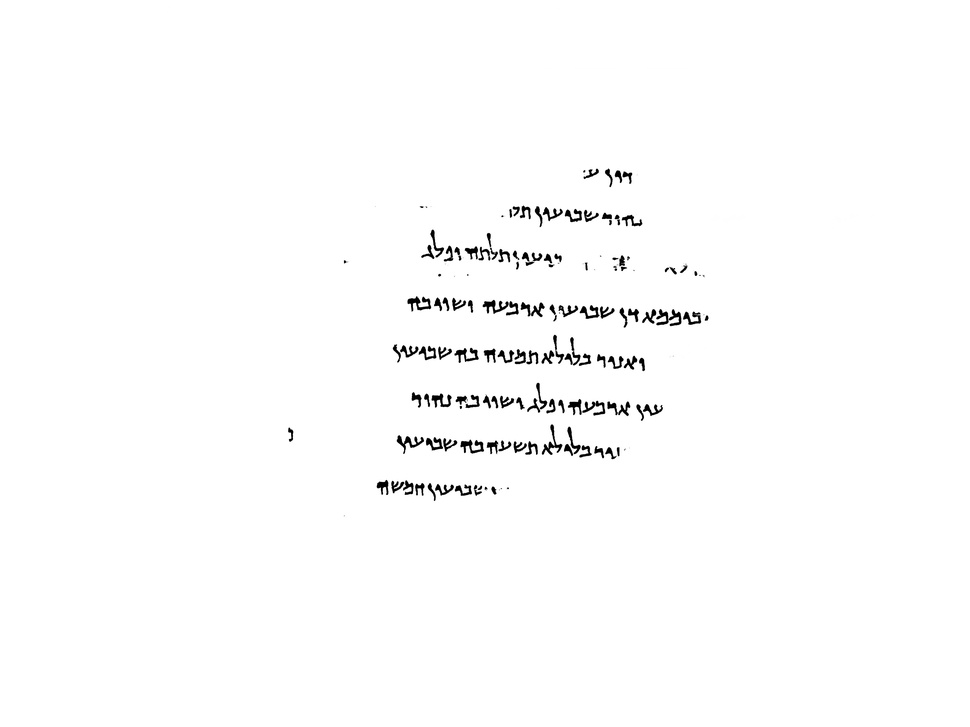
#> input picture test.jpg, 970 x 727 px, shrunk from 3608 x 2706 before the run
$ python shredder.py --image_path test.jpg
#> lines starting #> are read from the running program, lines starting #| are printed output that depends on the picture; after the words box and inside, x2 and y2 are one past the last pixel; in counts of white or black regions, pixels touching at a corner belong together
import argparse
import os
from typing import Tuple
from PIL import Image, ImageOps
import numpy as np
from numpy.core.fromnumeric import ndim, trace
from numpy.lib.arraysetops import unique
from scipy import ndimage
from scipy.spatial.distance import cdist
import matplotlib.pyplot as plt

class Shredder:
    """Implementation of "Handwritten Text Line Segmentation by Shredding Text
    into its Lines" by Anguelos Nicolaou and Basilis Gatos (2009; doi:10/b5wsx6)
    """
    def __init__(self,
                 image_path: str,
                 debug: bool = False,
                 output_path: str = "./") -> None:
        """Initialize the line shredder

        Args: image_path (str): the path of the image to segment lines of debug
            (bool, optional): Whether to enable debug mode. Defaults to False.
            output_path (str, optional): Where to save debug images to. Defaults
            to "./".
        """
        # Set debug settings
        self.debug = debug
        self.__print_debug("Setting up...")
        self.output_path = output_path
        self.im_counter = 0  # for labeling image order
        if debug:
            os.makedirs(self.output_path, exist_ok=True)

        # Open the image, convert it to a numpy array and make sure it is binary
        self.image = self.__prepare_image(image_path)

        # 2.1 Preprocessing

        # Label the connected components
        self.__print_debug("Labeling connected components...")
        self.components, self.n_components = ndimage.label(self.image)

        # Find the letter height and define the blurring window
        self.__print_debug("Finding letter height...")
        self.letter_height = self.__find_letter_height()
        self.blur_width = (self.letter_height * 4.0).astype(int)
        self.blur_height = (self.letter_height * 1.0).astype(int)

        # Blur the image (B(x, y))
        self.__print_debug("Blurring image...")
        self.blurred_image = self.__blur_image()

    def shred(self) -> Tuple[int, np.ndarray]:
        """Labels all connected components in an image as belonging to a line.

        Returns:
            Tuple[int, np.ndarray]: A labeled image and the number of labels.
        """

        # 2.2.1 Tracing line areas (LA(x, y))
        self.__print_debug("Generating white path traces...")
        line_areas = self.__generate_traces()

        # 2.2.2 Labeling line areas (LLA(x, y))
        self.__print_debug("Labeling line areas...")
        n_lines, labeled_line_areas = self.__get_lla(line_areas)

        # 2.2.3 Tracing line centers (LC(x, y))
        self.__print_debug("Generating black path traces...")
        line_centers = self.__generate_traces(invert=True)

        # 2.2.4 Labeling line centers
        self.__print_debug("Labeling line centers...")
        labeled_line_centers = self.__get_llc(labeled_line_areas, line_centers,
                                              n_lines)

        # 2.3.1 Assigning to line centers
        self.__print_debug("Separating lines, pass 1...")
        result_line_centers = self.__separate_lines(n_lines, labeled_line_centers)

        # 2.3.2 Assigning to line areas
        self.__print_debug("Separating lines, pass 2...")
        result_line_areas = self.__separate_lines(n_lines, labeled_line_areas)

        # The original paper adds the results from 2.3.2 directly to RES(x,y),
        # but for us it is more convenient to do the adding here
        intermediate_result = result_line_areas + result_line_centers

        # 2.3.3 Assigning remaining pixels
        result_final = self.__assign_remaining(n_lines, intermediate_result, labeled_line_areas)

        return n_lines, result_final

    def __prepare_image(self, image_path: str) -> np.ndarray:
        # Prepare the image
#> called with image_path = 'test.jpg'
        image = Image.open(image_path)
#> image is the input picture: PIL image 970x727 L; min 0, max 255, mean 252.1
        # make sure we're in grayscale
        image = ImageOps.grayscale(image)
        # Convert to numpy array
        np_image = np.asarray(image)
        # Convert to binary; 255 is white, 0 is black.
        # We want ones where the image is black
        np_image_binarized = np.where(np_image < 127, 1, 0)
#> np_image_binarized: shape (727, 970) int64; values 0 (black) and 1 (white), 1.1% white in thin lines or dots, all inside (x1, y1, x2, y2) = (288, 169, 708, 501)

        if self.debug:
            output = Image.fromarray(
                (np_image_binarized * 255).astype(np.uint8))
            output.save(
                os.path.join(self.output_path,
                             f"{self.im_counter}_binarized_image.png"))
            self.im_counter += 1

        # rotate the image by 180 degrees by mirroring horizontally and
        # vertically
        rotated = np.flip(np_image_binarized)
#> rotated: shape (727, 970) int64; values 0 (black) and 1 (white), 1.1% white in thin lines or dots, all inside (x1, y1, x2, y2) = (262, 226, 682, 558)
#> in __init__, `self.components, self.n_components = ndimage.label(self.image)`:
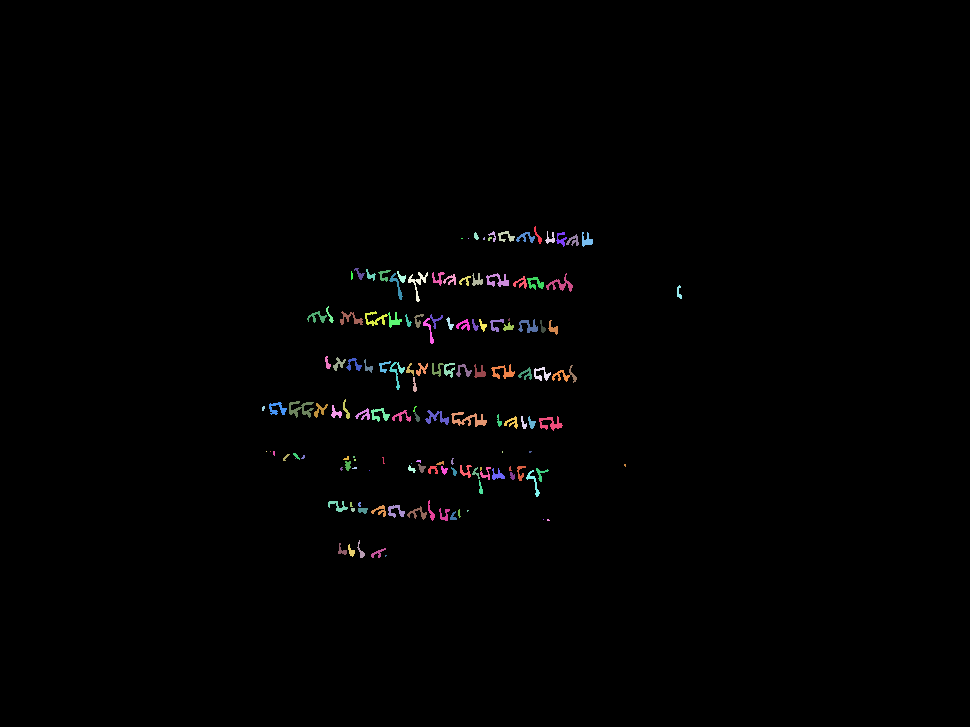
#> self.components: shape (727, 970) int32; 144 distinct labels, from 0 to 143; one colour per label, 0 black
#> in __init__, `self.components, self.n_components = ndimage.label(self.image)`: self.n_components = 143

        return rotated  # np_image_binarized

    def __find_letter_height(self) -> float:
        """Finds the average letter height based on the average height of the
        connected components

        Returns:
            float: the average letter height in pixels
        """
        slices = ndimage.find_objects(self.components)
#> slices = 143 items
        heights = np.zeros(self.n_components)

        for i, s in enumerate(slices):
            height, _ = self.components[s].shape
            heights[i] = height
#> this loop made 143 passes
#> height on passes 1 to 8: 18, 11, 11, 13, 8, 11, 15, 15
#> after the loop, heights = 143 values, max 30 at index 18, min 1 at index 11, mean 10.97
#> in __init__, `self.letter_height = self.__find_letter_height()`: self.letter_height = 10.97
#> in __init__, `self.blur_width = (self.letter_height * 4.0).astype(int)`: self.blur_width = 43
#> in __init__, `self.blur_height = (self.letter_height * 1.0).astype(int)`: self.blur_height = 10

        return np.mean(heights)

    def __blur_image(self) -> np.ndarray:
        """Blurs the image with the given blur window.

        Returns:
            np.ndarray: The blurred image
        """

        # Use a uniform filter as a fast blur operator
        # This is different from the paper!
        blurred_image = ndimage.uniform_filter(self.image.astype(np.float64),
                                               size=(self.blur_height,
                                                     self.blur_width))

        if self.debug:
            # increase range so blurred image is visible
            output = np.interp(blurred_image,
                               (blurred_image.min(), blurred_image.max()),
                               (0, 255))
            output = Image.fromarray(output.astype(np.uint8))
            output.save(
                os.path.join(self.output_path,
                             f"{self.im_counter}_binarized_image_blurred.png"))
            self.im_counter += 1

        return blurred_image

    def __generate_traces(self, invert: bool = False) -> np.ndarray:
        """Generates a set of traces.

        Args: invert (bool, optional): Whether to invert the image before
            generating the tracers. Defaults to False.

        Returns: np.ndarray: A binary image containing the tracers.
        """
#> called with invert = False

        # k cannot be higher than the max y, x corresponds to image x
        max_y, max_x = self.blurred_image.shape

        # used for calculating the tracers
        offset = self.blur_height // 2
#> offset = 5

        # Blurred image, possibly inverted
        if invert:
            source_image = 255 - self.blurred_image
        else:
            source_image = self.blurred_image

        # Precompute tracers. Results in a (x × k) array, where k indicates the
        # kth tracer
        tracers = np.empty_like(self.image)

        # initialize all x == 0 to y
        tracers[:, 0] = np.arange(max_y)
#> tracers: shape (727, 970) int64; 727 distinct labels, from 0 to 726

        for x in range(max_x):
            if x > 0:
                prev = tracers[:, x - 1]

                # calculate lhs y and bound it in [0, max_y)
                lhs_y = np.clip(prev + offset, 0, max_y - 1)
                lhs = source_image[lhs_y, x]

                # # calculate rhs y and bound it in [0, max_y)
                rhs_y = np.clip(prev - offset, 0, max_y - 1)
                rhs = source_image[rhs_y, x]

                tracers[:, x] = np.where(lhs > rhs, prev - 1,
                                         np.where(lhs < rhs, prev + 1, prev))
#> tracers: shape (727, 970) int64; 727 distinct labels, from 0 to 726

        # Prepare image to save traces to
        traces = np.empty_like(self.image)

        # Calculate tracers (vectorized)
        for x in range(max_x):
            col_k_values = tracers[:, x]
            col_y_values = np.arange(0, max_y)
            if invert:
                traces[:, x] = np.where(np.isin(col_y_values, col_k_values), 1,
                                        0)
            else:
                traces[:, x] = np.where(np.isin(col_y_values, col_k_values), 0,
                                        1)
#> traces: shape (727, 970) int64; values 0 (black) and 1 (white), 30.5% white; 7 white regions, largest, box (x1, y1, x2, y2) and area: (307, 491, 970, 568) 40394, (245, 442, 970, 506) 40104, (304, 347, 970, 400) 29617

        # If necessary, save intermediary debug images
        if self.debug:
            # array of k values
            output_1 = Image.fromarray(
                np.interp(tracers, (tracers.min(), tracers.max()),
                          (0, 255)).astype(np.uint8))

            if invert:
                is_inverted = "_inverted"
            else:
                is_inverted = ""

            output_1.save(
                os.path.join(
                    self.output_path,
                    f"{self.im_counter}_tracer_helper{is_inverted}.png"))
            self.im_counter += 1

            # tracers
            output_2 = Image.fromarray(
                (np.interp(traces, (traces.min(), traces.max()),
                           (0, 255))).astype(np.uint8))
            output_2.save(
                os.path.join(self.output_path,
                             f"{self.im_counter}_tracers{is_inverted}.png"))
            self.im_counter += 1

        # Return traces
        return traces

    def __get_lla(self, line_areas: np.ndarray) -> Tuple[int, np.ndarray]:
        """Assigns labels to lines

        Args: line_areas (np.ndarray): The line areas resulting from tracing the
            interline spacing

        Returns: Tuple[int, np.ndarray]: The number of lines and the labeled
            image.
        """

        # find connected components
        labels, n_lines = ndimage.label(line_areas)
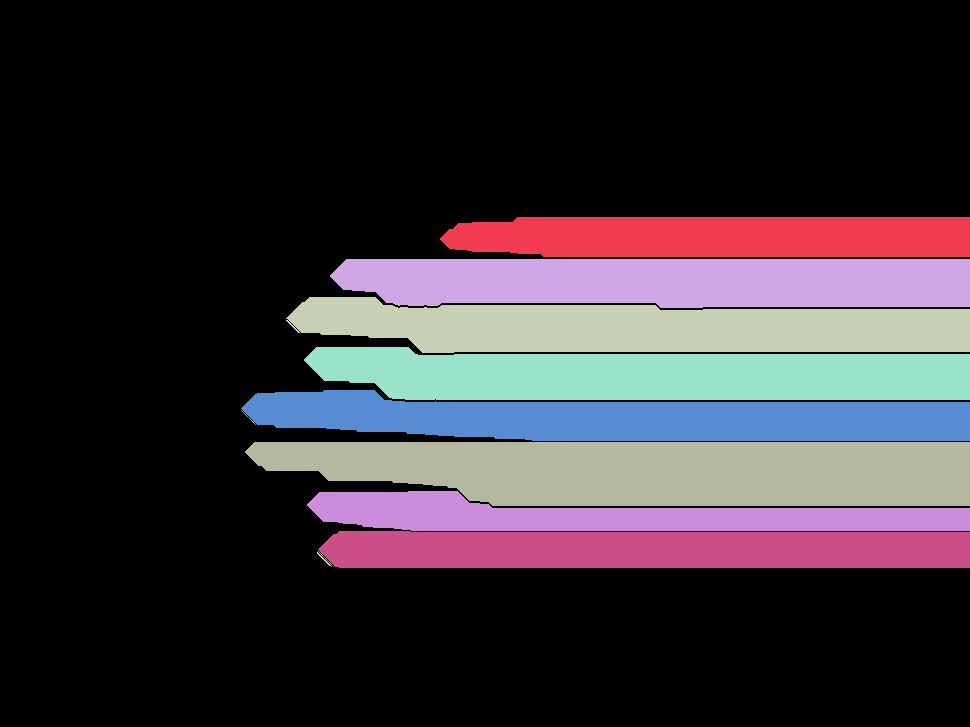
#> labels: shape (727, 970) int32; 43 distinct labels, from 0 to 42; one colour per label, 0 black
#> n_lines = 42

        # set minimum pixel count
        min_pix_count = self.letter_height**2
#> min_pix_count = 120.2

        # find the pixel counts of every labeled image part
        label_sizes = ndimage.labeled_comprehension(line_areas, labels,
                                                    np.arange(1, n_lines + 1),
                                                    np.size, np.uint16, 0,
                                                    False)
#> label_sizes = 42 values, max 40104 at index 21, min 1 at index 6, mean 5123.2

        # Mark labels to keep
        # labels should start at 1
        labels_to_keep = np.argwhere(
            label_sizes >= min_pix_count).flatten() + 1
#> labels_to_keep = [1, 2, 3, 5, 6, 22, 23, 24]

        # Set everything we do not want to keep to 0 and relabel so it is labels are monotonously increasing
        output_labels = np.zeros_like(self.image)

        for i, l in enumerate(labels_to_keep):
            output_labels += np.where(labels == l, i + 1, 0)
#> this loop made 8 passes
#> l on passes 1 to 8: 1, 2, 3, 5, 6, 22, 23, 24
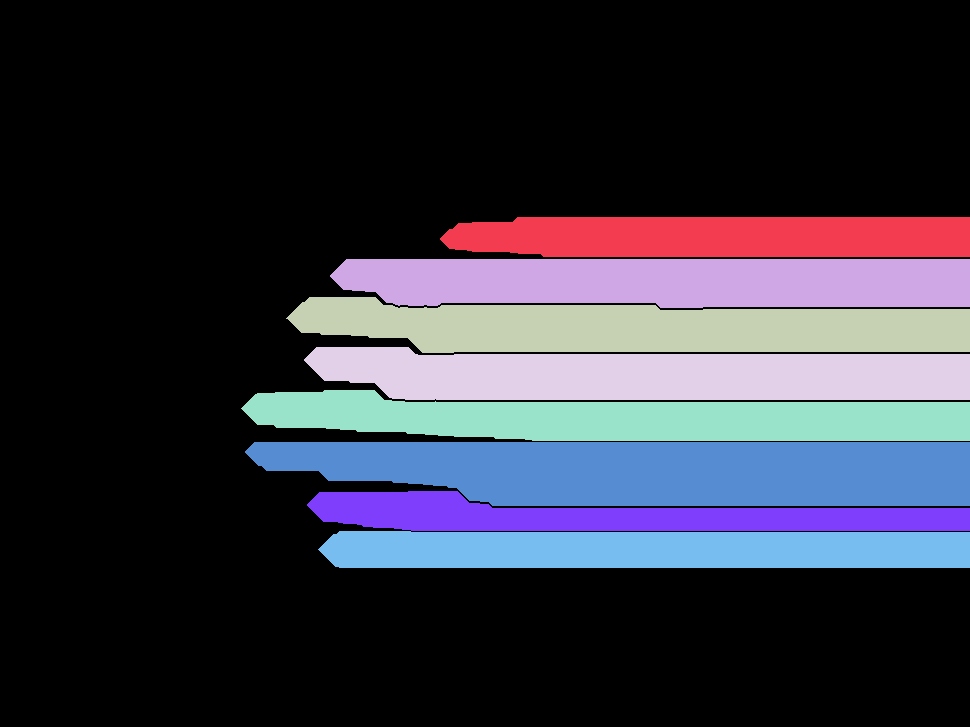
#> output_labels: shape (727, 970) int64; 9 distinct labels, from 0 to 8; one colour per label, 0 black
#> in shred, `n_lines, labeled_line_areas = self.__get_lla(line_areas)`: n_lines = 8
#> call 2 of __generate_traces, with invert = True
#> after the loop in __generate_traces (call 2), `for x in range(max_x):`:
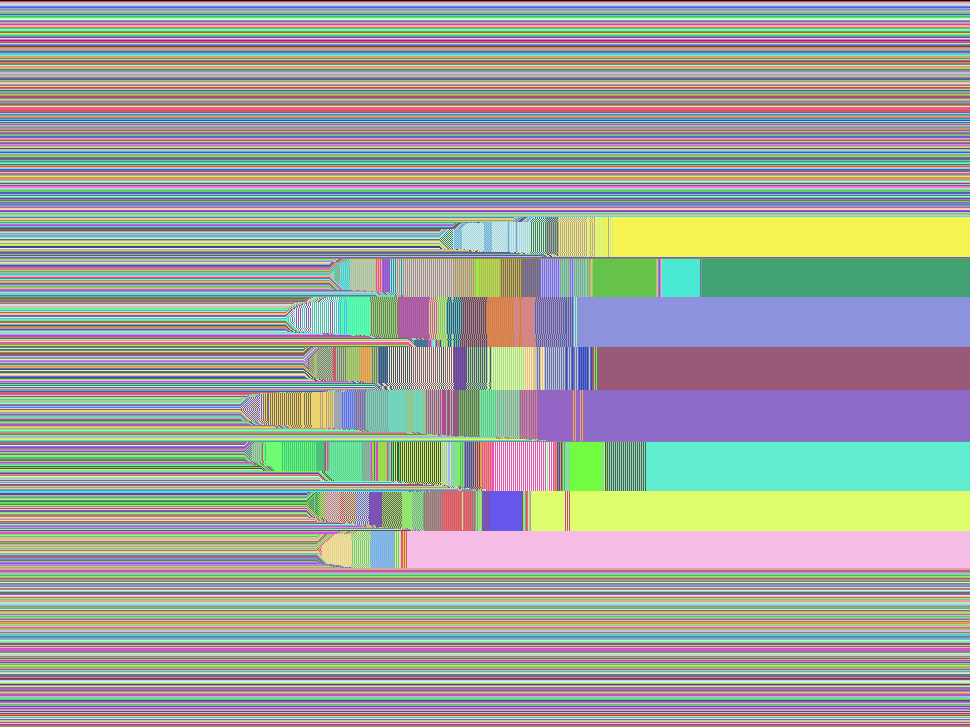
#> tracers: shape (727, 970) int64; 727 distinct labels, from 0 to 726; one colour per label, 0 black
#> after the loop in __generate_traces (call 2), `for x in range(max_x):`:
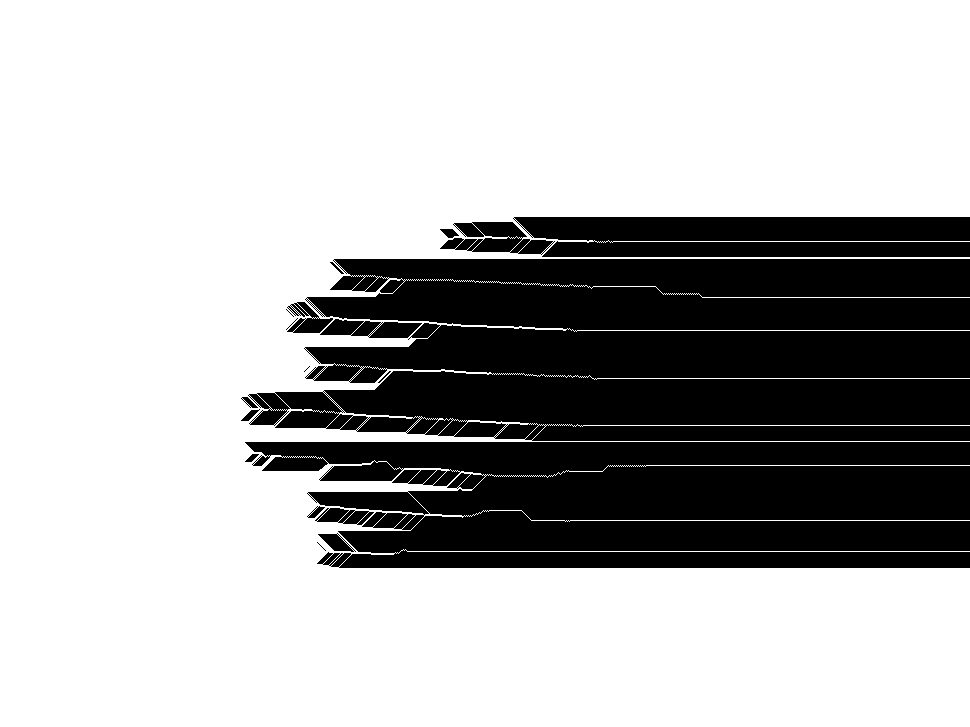
#> traces: shape (727, 970) int64; values 0 (black) and 1 (white), 69.9% white; 19 black regions (4 under 20 px), largest, box (x1, y1, x2, y2) and area: (248, 259, 970, 441) 111893, (245, 442, 970, 568) 78093, (513, 217, 970, 257) 16915

        if self.debug:
            output_labels = np.ma.masked_where(output_labels == 0,
                                               output_labels)
            cm = plt.get_cmap('turbo', lut=len(labels_to_keep)).copy()
            cm.set_bad(color='black')
            colored_image = cm(output_labels)
            Image.fromarray(
                (colored_image[:, :, :3] * 255).astype(np.uint8)).save(
                    os.path.join(self.output_path,
                                 f"{self.im_counter}_line_labels.png"))
            self.im_counter += 1

        return len(labels_to_keep), output_labels

    def __get_llc(self, labeled_line_areas: np.ndarray,
                  line_centers: np.ndarray, n_labels: int) -> np.ndarray:

#> called with n_labels = 8
        llc = labeled_line_areas * line_centers
#> llc: shape (727, 970) int64; 9 distinct labels, from 0 to 8
#> (the rest of the program and of its run is left out)
